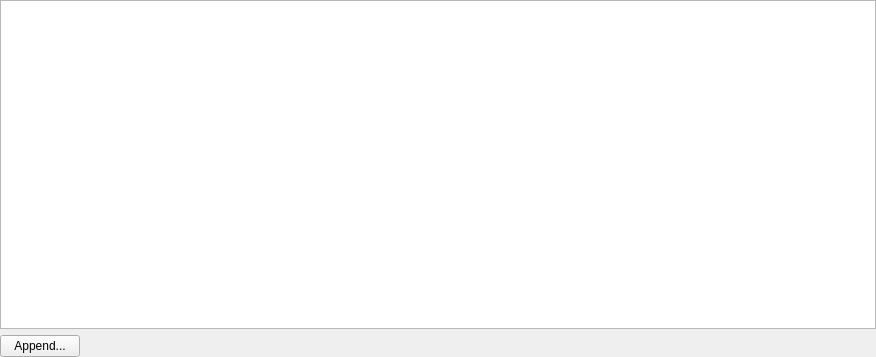
<?xml version="1.0" encoding="UTF-8"?>
<ui version="4.0">
 <class>DataDetailViewerWidget</class>
 <widget class="QWidget" name="DataDetailViewerWidget">
  <property name="geometry">
   <rect>
    <x>0</x>
    <y>0</y>
    <width>876</width>
    <height>357</height>
   </rect>
  </property>
  <property name="windowTitle">
   <string>Form</string>
  </property>
  <layout class="QVBoxLayout" name="verticalLayout">
   <property name="margin">
    <number>0</number>
   </property>
   <item>
    <widget class="DatasetDetailedInfoTableView" name="datasetDetailTableView"/>
   </item>
   <item>
    <layout class="QHBoxLayout" name="horizontalLayout">
     <item>
      <widget class="QPushButton" name="appendButton">
       <property name="text">
        <string>Append...</string>
       </property>
      </widget>
     </item>
     <item>
      <spacer name="horizontalSpacer">
       <property name="orientation">
        <enum>Qt::Horizontal</enum>
       </property>
       <property name="sizeHint" stdset="0">
        <size>
         <width>40</width>
         <height>20</height>
        </size>
       </property>
      </spacer>
     </item>
    </layout>
   </item>
  </layout>
 </widget>
 <customwidgets>
  <customwidget>
   <class>DatasetDetailedInfoTableView</class>
   <extends>QTableView</extends>
   <header>ilastik.applets.dataSelection.datasetDetailedInfoTableView</header>
  </customwidget>
 </customwidgets>
 <resources/>
 <connections/>
</ui>
